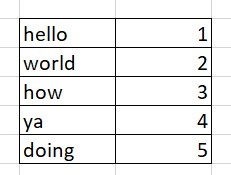
#> input picture all borders simple.jpg, 231 x 175 px, found by its file name
$ python 'screenshot to table demo.py'
#> lines starting #> are read from the running program, lines starting #| are printed output that depends on the picture; after the words box and inside, x2 and y2 are one past the last pixel; in counts of white or black regions, pixels touching at a corner belong together
# Screenshot to table
# Andrew Davis personal project
# July 2021
### Bug: dilate and erode functionality are switched in cv2

from tkinter import *
from tkinter import filedialog
import numpy as np
import pandas as pd
import matplotlib.pyplot as plt
import csv
# computer vision
import cv2
# python imaging library
try:
    from PIL import Image
except ImportError:
    import Image
# Optical Character Recognition
# import pytesseract

# file = filedialog.askopenfilename()

#### TEST FILES ####

# file = r'//n0adcdata3/redirect$/nuajd15/My Documents/Python/image to table/gradient.jpg'

# light-gray grid removed by threshold, has parentheses
# file = r'//n0adcdata3/redirect$/nuajd15/My Documents/Python/image to table/small.jpg'

# light-gray grid, suggestion markers (text to number)
# file = r'//n0adcdata3/redirect$/nuajd15/My Documents/Python/image to table/numbers as text with suggestion markers.jpg'

# black all borders, odd formatting, row/col headers
# file = r'//n0adcdata3/redirect$/nuajd15/My Documents/Python/image to table/complex.jpg'

# standard, black all borders format
file = r'//n0adcdata3/redirect$/nuajd15/My Documents/Python/image to table/all borders simple.jpg'

# PARAMETERS
# proportional size of kernel kernel_length= 1/kern_p
kern_p = 50
# used to erode and dilate pixels to get lines
vert_iter = 8
horz_iter = 8

# read file, flag=0 tells imread to return grayscale image
img = cv2.imread(file, 0)
#> img: shape (175, 231); min 0, max 255, mean 237.6

# thresholding the image to a binary image
thresh, img_bin = cv2.threshold(img, 0, 255, cv2.THRESH_BINARY |cv2.THRESH_OTSU)
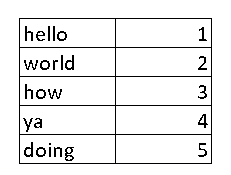
#> img_bin: shape (175, 231); 93.2% white; black in thin lines or dots, all inside (x1, y1, x2, y2) = (19, 18, 212, 164)
#> thresh = 136

# Length(width) of kernel as 100th of total width
kernel_len = np.array(img).shape[1]//kern_p
#> kernel_len = 4
if kernel_len%2==0: kernel_len+=1
#> kernel_len = 5

# Defining a vertical kernel to detect all vertical lines of image
ver_kernel = cv2.getStructuringElement(cv2.MORPH_RECT, (1, kernel_len))
#> ver_kernel = [1, 1, 1, 1, 1]

# Defining a horizontal kernel to detect all horizontal lines of image
hor_kernel = cv2.getStructuringElement(cv2.MORPH_RECT, (kernel_len, 1))
#> hor_kernel = [[1, 1, 1, 1, 1]]

# A kernel of 2x2
kernel = cv2.getStructuringElement(cv2.MORPH_RECT, (2, 2))

# get vertical lines
image_1 = cv2.dilate(img_bin, ver_kernel, iterations=vert_iter)
#> image_1: shape (175, 231); 99.2% white; black in thin lines or dots, all inside (x1, y1, x2, y2) = (19, 34, 212, 148)
vertical_lines = cv2.erode(image_1, ver_kernel, iterations=vert_iter)
cv2.imwrite("//n0adcdata3/redirect$/nuajd15/My Documents/Python/image to table/vertical.jpg", vertical_lines)

### Bug: dilate and erode functionality are switched in cv2
# Use horizontal kernel to detect and save the horizontal lines in a jpg
image_2 = cv2.dilate(img_bin, hor_kernel, iterations=horz_iter)
#> image_2: shape (175, 231); 97.6% white; black in thin lines or dots, all inside (x1, y1, x2, y2) = (35, 18, 196, 164)
horizontal_lines = cv2.erode(image_2, hor_kernel, iterations=horz_iter)
cv2.imwrite("//n0adcdata3/redirect$/nuajd15/My Documents/Python/image to table/horizontal.jpg",horizontal_lines)

# Combine horizontal and vertical lines in a new third image, with both having same weight.
grid = cv2.addWeighted(vertical_lines, 0.2, horizontal_lines, 0.2, 0.0)
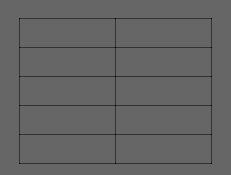
#> grid: shape (175, 231); min 0, max 102, mean 100

thresh, grid = cv2.threshold(grid, 128, 255, cv2.THRESH_BINARY | cv2.THRESH_OTSU)
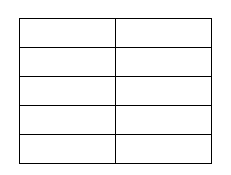
#> grid: shape (175, 231); 96.1% white; black in thin lines or dots, all inside (x1, y1, x2, y2) = (19, 18, 212, 164)
#> thresh = 51
cv2.imwrite("//n0adcdata3/redirect$/nuajd15/My Documents/Python/image to table/grid.jpg", grid)

bitxor = cv2.bitwise_xor(img_bin, grid)
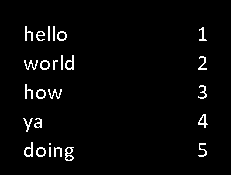
#> bitxor: shape (175, 231); 2.9% white in thin lines or dots, all inside (x1, y1, x2, y2) = (23, 26, 208, 161)
bitnot = cv2.bitwise_not(bitxor)

# DEMO
figure, axis = plt.subplots(2,3)
axis[0,0].imshow(img_bin, cmap='gray')
axis[0,0].set_title('binary image')
axis[0,1].imshow(grid, cmap='gray')
axis[0,1].set_title('vert/horz combo')
axis[0,2].imshow(bitnot, cmap='gray')
axis[0,2].set_title('pixels not in grid')

# Detect contours for following box detection
contours, hierarchy = cv2.findContours(grid, cv2.RETR_TREE, cv2.CHAIN_APPROX_SIMPLE)
#> contours = 12 contours; largest, box (x1, y1, x2, y2) and area: (0, 0, 231, 175) 40020, (18, 17, 213, 165) 28516, (116, 135, 211, 163) 2538, (20, 135, 115, 163) 2538, (116, 106, 211, 134) 2538

def sort_contours(cnts, method="left-to-right"):
    # initialize the reverse flag and sort index
#> called with method = 'top-to-bottom'
    reverse = False
    i = 0
    # handle if we need to sort in reverse
    if method == "right-to-left" or method == "bottom-to-top":
        reverse = True
    # handle if we are sorting against the y-coordinate rather than
    # the x-coordinate of the bounding box
    if method == "top-to-bottom" or method == "bottom-to-top":
        i = 1
    # construct the list of bounding boxes and sort them from top to
    # bottom
    boundingBoxes = [cv2.boundingRect(c) for c in cnts]
#> boundingBoxes = [(0, 0, 231, 175), (18, 17, 195, 148), (116, 135, 95, 28), (20, 135, 95, 28), (116, 106, 95, 28), (20, 106, 95, 28), (116, 77, 95, 28), (20, 77, 95, 28), (116, 48, 95, 28), (20, 48, 95, 28), (116, 19, 95, 28), (20, 19, 95, 28)]
    (cnts, boundingBoxes) = zip(*sorted(zip(cnts, boundingBoxes), key=lambda b:b[1][i], reverse=reverse))
#> cnts = 12 contours; largest, box (x1, y1, x2, y2) and area: (0, 0, 231, 175) 40020, (18, 17, 213, 165) 28516, (116, 19, 211, 47) 2538, (20, 19, 115, 47) 2538, (116, 48, 211, 76) 2538; boundingBoxes = ((0, 0, 231, 175), (18, 17, 195, 148), (116, 19, 95, 28), (20, 19, 95, 28), (116, 48, 95, 28), (20, 48, 95, 28), (116, 77, 95, 28), (20, 77, 95, 28), (116, 106, 95, 28), (20, 106, 95, 28), (116, 135, 95, 28), (20, 135, 95, 28))
    # return the list of sorted contours and bounding boxes
    return (cnts, boundingBoxes)

# Sort all the contours by top to bottom.
contours, boundingBoxes = sort_contours(contours, method="top-to-bottom")
#> contours has the same summary as cnts in sort_contours

#Creating a list of heights for all detected boxes
heights = [boundingBoxes[i][3] for i in range(len(boundingBoxes))]
#> heights = [175, 148, 28, 28, 28, 28, 28, 28, 28, 28, 28, 28]
#Get mean of heights
mean = np.mean(heights)
#> mean = 50.25

# Get position (x,y), width and height for every contour
box = []
for c in contours:
    x, y, w, h = cv2.boundingRect(c)
    if (w<1000 and h<500):
        image = cv2.rectangle(img,(x,y),(x+w,y+h),(0,255,0),2)
        box.append([x,y,w,h])
#> this loop made 12 passes
#> (c, x, y, w, h) on passes 1, 3, 4, 5, 6, 7, 8, 9, 10, 11: ([[0, 0], [0, 174], [230, 174], [230, 0]], 0, 0, 231, 175), ([[116, 19], [116, 46], [210, 46], [210, 19]], 116, 19, 95, 28), ([[20, 19], [20, 46], [114, 46], [114, 19]], 20, 19, 95, 28), ([[116, 48], [116, 75], [210, 75], [210, 48]], 116, 48, 95, 28), ([[20, 48], [20, 75], [114, 75], [114, 48]], 20, 48, 95, 28), ([[116, 77], [116, 104], [210, 104], [210, 77]], 116, 77, 95, 28), ([[20, 77], [20, 104], [114, 104], [114, 77]], 20, 77, 95, 28), ([[116, 106], [116, 133], [210, 133], [210, 106]], 116, 106, 95, 28), ([[20, 106], [20, 133], [114, 133], [114, 106]], 20, 106, 95, 28), ([[116, 135], [116, 162], [210, 162], [210, 135]], 116, 135, 95, 28)
#> pass 2, `image = cv2.rectangle(img,(x,y),(x+w,y+h),(0,255,0),2)`:
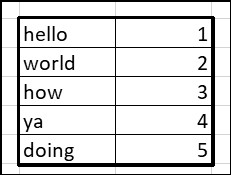
#> image: shape (175, 231); min 0, max 255, mean 219.3
#> pass 3, `image = cv2.rectangle(img,(x,y),(x+w,y+h),(0,255,0),2)`:
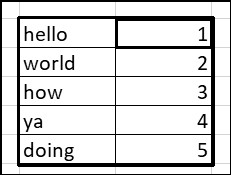
#> image: shape (175, 231); 1.18% of pixels changed, all inside (x1, y1, x2, y2) = (115, 19, 212, 49)
#> after the loop:
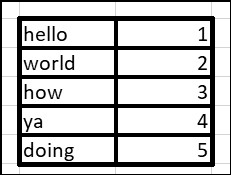
#> img: shape (175, 231); min 0, max 255, mean 196.6
#> after the loop, box = [[0, 0, 231, 175], [18, 17, 195, 148], [116, 19, 95, 28], [20, 19, 95, 28], [116, 48, 95, 28], [20, 48, 95, 28], [116, 77, 95, 28], [20, 77, 95, 28], [116, 106, 95, 28], [20, 106, 95, 28], [116, 135, 95, 28], [20, 135, 95, 28]]

axis[1,0].imshow(image,cmap='gray')
axis[1,0].set_title('boxes over image')

#Creating two lists to define row and column in which cell is located
row=[]
column=[]
j=0
#Sorting the boxes to their respective row and column
for i in range(len(box)):
    if(i==0):
        column.append(box[i])
        previous=box[i]
    else:
        if(box[i][1]<=previous[1]+mean/2):
            column.append(box[i])
            previous=box[i]
            if(i==len(box)-1):
                row.append(column)
        else:
            row.append(column)
            column=[]
            previous = box[i]
            column.append(box[i])
#> this loop made 12 passes
#> after the loop, row = [[[0, 0, 231, 175], [18, 17, 195, 148], [116, 19, 95, 28], [20, 19, 95, 28]], [[116, 48, 95, 28], [20, 48, 95, 28]], [[116, 77, 95, 28], [20, 77, 95, 28]], [[116, 106, 95, 28], [20, 106, 95, 28]], [[116, 135, 95, 28], [20, 135, 95, 28]]]
print(column)
#| [[116, 135, 95, 28], [20, 135, 95, 28]]
print(row)
#> (printed output is left out)

#calculating maximum number of cells
countcol = 0
for i in range(len(row)):
    countcol = len(row[i])
    if countcol > countcol:
        countcol = countcol
#> this loop made 5 passes
#> countcol on passes 1 to 5: 4, 2, 2, 2, 2

plt.show()

$ run again, with complex.jpg copied over all borders simple.jpg
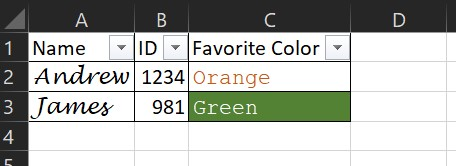
#> input picture complex.jpg, 456 x 166 px, found by its file name
#> `thresh, img_bin = cv2.threshold(img, 0, 255, cv2.THRESH_BINARY |cv2.TH..`:
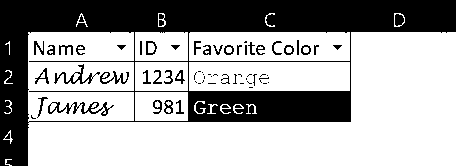
#> img_bin: shape (166, 456); 65.7% white; 67 black regions (29 under 20 px), largest, box (x1, y1, x2, y2) and area: (0, 0, 456, 166) 23618, (48, 102, 114, 116) 313, (54, 64, 100, 84) 216
#> `thresh, img_bin = cv2.threshold(img, 0, 255, cv2.THRESH_BINARY |cv2.TH..`: thresh = 150
#> image_1: shape (166, 456); 95.2% white; 12 black regions (8 under 20 px), largest, box (x1, y1, x2, y2) and area: (0, 0, 28, 166) 3326, (188, 0, 190, 90) 91, (134, 0, 135, 90) 90, (350, 0, 351, 90) 90
#> vertical_lines: shape (166, 456); 94.2% white; 12 black regions, largest, box (x1, y1, x2, y2) and area: (0, 0, 28, 166) 3646, (188, 0, 190, 122) 155, (134, 0, 135, 122) 122
#> image_2: shape (166, 456); 82.1% white; 3 black regions, box (x1, y1, x2, y2) and area: (0, 0, 456, 32) 10635, (61, 91, 319, 122) 2658, (61, 61, 319, 62) 258
#> horizontal_lines: shape (166, 456); 74.7% white; 3 black regions, box (x1, y1, x2, y2) and area: (0, 0, 456, 32) 14219, (29, 91, 351, 122) 4642, (29, 61, 351, 62) 322
#> `thresh, grid = cv2.threshold(grid, 128, 255, cv2.THRESH_BINARY | cv2.T..`: thresh = 51
#> bitxor: shape (166, 456); 5% white; 93 white regions (43 under 20 px), largest, box (x1, y1, x2, y2) and area: (4, 84, 13, 139) 438, (48, 102, 114, 116) 313, (3, 140, 13, 166) 232
#> bitnot: shape (166, 456); 95% white; 93 black regions (43 under 20 px)
#> `contours, hierarchy = cv2.findContours(grid, cv2.RETR_TREE, cv2.CHAIN_..`: contours = 12 contours, 1 with area under 20; largest, box (x1, y1, x2, y2) and area: (28, 32, 456, 166) 36538, (189, 62, 350, 91) 4480, (189, 32, 350, 61) 4476, (135, 92, 188, 121) 1456, (135, 62, 188, 91) 1456
#> in sort_contours, `boundingBoxes = [cv2.boundingRect(c) for c in cnts]`: boundingBoxes = [(189, 101, 68, 13), (135, 92, 53, 29), (189, 62, 161, 29), (135, 62, 53, 29), (3, 41, 10, 125), (189, 32, 161, 29), (135, 32, 53, 29), (28, 32, 428, 134), (394, 13, 11, 14), (265, 13, 10, 14), (158, 13, 8, 14), (76, 13, 12, 14)]
#> in sort_contours, `(cnts, boundingBoxes) = zip(*sorted(zip(cnts, boundingBoxes), key=lamb..`: cnts = 12 contours, 1 with area under 20; largest, box (x1, y1, x2, y2) and area: (28, 32, 456, 166) 36538, (189, 62, 350, 91) 4480, (189, 32, 350, 61) 4476, (135, 62, 188, 91) 1456, (135, 92, 188, 121) 1456; boundingBoxes = ((394, 13, 11, 14), (265, 13, 10, 14), (158, 13, 8, 14), (76, 13, 12, 14), (189, 32, 161, 29), (135, 32, 53, 29), (28, 32, 428, 134), (3, 41, 10, 125), (189, 62, 161, 29), (135, 62, 53, 29), (135, 92, 53, 29), (189, 101, 68, 13))
#> `contours, boundingBoxes = sort_contours(contours, method="top-to-botto..`: contours has the same summary as cnts in sort_contours
#> heights = [14, 14, 14, 14, 29, 29, 134, 125, 29, 29, 29, 13]
#> mean = 39.42
#> the loop `for c in contours:` made 12 passes
#> after the loop `for c in contours:`:
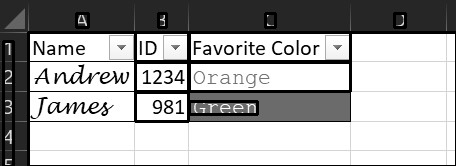
#> img: shape (166, 456); min 0, max 255, mean 169.7
#> after the loop `for c in contours:`: box = [[394, 13, 11, 14], [265, 13, 10, 14], [158, 13, 8, 14], [76, 13, 12, 14], [189, 32, 161, 29], [135, 32, 53, 29], [28, 32, 428, 134], [3, 41, 10, 125], [189, 62, 161, 29], [135, 62, 53, 29], [135, 92, 53, 29], [189, 101, 68, 13]]
#> the loop `for i in range(len(box)):` made 12 passes
#> after the loop `for i in range(len(box)):`: row = [[[394, 13, 11, 14], [265, 13, 10, 14], [158, 13, 8, 14], [76, 13, 12, 14], [189, 32, 161, 29], [135, 32, 53, 29], [28, 32, 428, 134], [3, 41, 10, 125]], [[189, 62, 161, 29], [135, 62, 53, 29]], [[135, 92, 53, 29], [189, 101, 68, 13]]]
#| [[135, 92, 53, 29], [189, 101, 68, 13]]
#> (printed output is left out)
#> the loop `for i in range(len(row)):` made 3 passes
#> countcol on passes 1 to 3: 8, 2, 2
